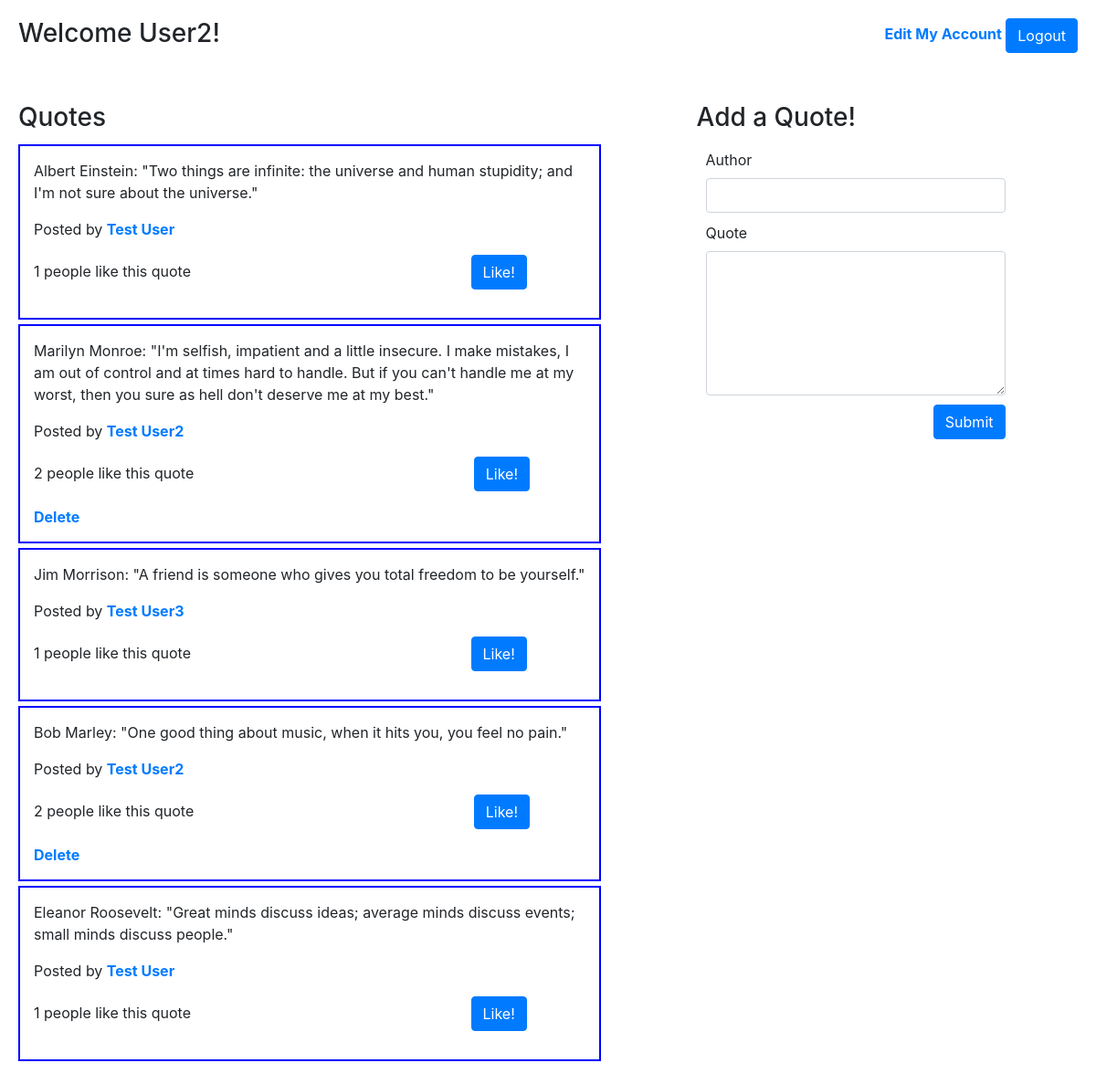
The app's page /quotes (signed in) with its own data.
### dash_app/models.py (models this page shows)
class User(models.Model):
    first_name = models.CharField(max_length=100)
    last_name = models.CharField(max_length=100)
    email = models.CharField(max_length=100)
    password = models.CharField(max_length=100)
    created_at = models.DateTimeField(auto_now_add=True)
    updated_at = models.DateTimeField(auto_now=True)
    objects = UserManager()
    def fullname(self):
        return (f'{self.first_name}  {self.last_name}')

class Quote(models.Model):
    author = models.CharField(max_length=100)
    content = models.TextField()
    poster = models.ForeignKey(User, related_name="posted_quotes", on_delete=models.CASCADE)
    likes = models.ManyToManyField(User, related_name="likes")
    created_at = models.DateTimeField(auto_now_add=True)
    updated_at = models.DateTimeField(auto_now=True)
    objects = QuoteManager()

### dash_app/views.py (the view)
# urls.py: path('quotes',views.render_dash),
def render_dash(request):
    if 'uid' not in request.session :
        return redirect('/')
    context = {
        "quotes" : Quote.objects.all()
    }
    return render(request,'dashboard.html', context)

### dash_app/templates/dashboard.html (shortened to what this page needs)
<!DOCTYPE html>
<html lang="en">
<head>
    <link rel="stylesheet" href="https://maxcdn.bootstrapcdn.com/bootstrap/4.0.0/css/bootstrap.min.css"
>
</head>
<body>
    <div id="wrapper">
        <div id="header">
            <h3>Welcome <span>{{request.session.name}}</span>!</h3>
            <p id="link">
                <a href="/myaccount/{{request.session.uid}}">Edit My Account</a>
                <a href="/logout" class="btn btn-primary">Logout</a>
            </p>
            {% load static %}
            <link rel="stylesheet" href="{% static 'dash_style.css' %}">
        </div>
        <div id="quotes">
            <h3>Quotes</h3>
            {% for quote in quotes reversed%}
            <div class="quote">
                <p>{{quote.author}}: "{{quote.content}}"</p>
                <p>Posted by <a href="/user/{{quote.poster.id}}">{{quote.poster.fullname}}</a></p>
                <p id="like">
                    <span>{{quote.likes.count}} people like this quote</span>
                    <a href="/like/{{quote.id}}" class="btn btn-primary like">Like!</a>
                </p>
                {% if request.session.uid == quote.poster.id %}
                <a href="quotes/{{quote.id}}/delete">Delete</a>
                {% endif %}
            </div>
            {% endfor %}
        </div>
        <div id="create">
            <h3>Add a Quote!</h3>
            <form action="/post" method="POST">
                <div class="form-group">
                    <label for="author">Author</label>
                    <input type="text" name="author" class="form-control">
                </div>
                <div class="form-group">
                    <label for="content">Quote</label>
                    <textarea name="content" id="quote" class="form-control" cols="30" rows="6"></textarea>
                </div>
                <button id="submit" class="btn btn-primary">Submit</button>
            </form>
        </div>
    </div>
</body>
</html>

### dash_app/static/dash_style.css (style rules this page uses)
#wrapper { padding: 20px; }
#header { margin-bottom: 50px; }
h3, #link { display: inline-block; vertical-align: middle; }
#link { float: right; align-content: space-between; }
#quotes, #create { display: inline-block; vertical-align: top; }
.quote { border: blue 2px solid; margin: 5px 0px 5px 0px; padding: 15px; }
#like span { margin-right: 50%; }
a { font-weight: bold; }
#quotes { width: 55%; margin-right: 100px; }
#create { width: 30%; }
.form-group { margin: 10px; }
#quote { overflow-y: scroll; }
#submit { float: right; margin-right: 10px; }

### records on screen
User: session.name "User2"
Quote: author "Albert Einstein", content "Two things are infinite: the universe and human stupidity; and I'm not sure about the universe.", poster.fullname "Test User", likes.count "1"
Quote: author "Marilyn Monroe", content "I'm selfish, impatient and a little insecure. I make mistakes, I am out of control and at times hard to handle. But if you can't handle me at my worst, then you sure as hell don't deserve me at my best.", poster.fullname "Test User2", likes.count "2"
Quote: author "Jim Morrison", content "A friend is someone who gives you total freedom to be yourself.", poster.fullname "Test User3", likes.count "1"
Quote: author "Bob Marley", content "One good thing about music, when it hits you, you feel no pain.", poster.fullname "Test User2", likes.count "2"
Quote: author "Eleanor Roosevelt", content "Great minds discuss ideas; average minds discuss events; small minds discuss people.", poster.fullname "Test User", likes.count "1"
